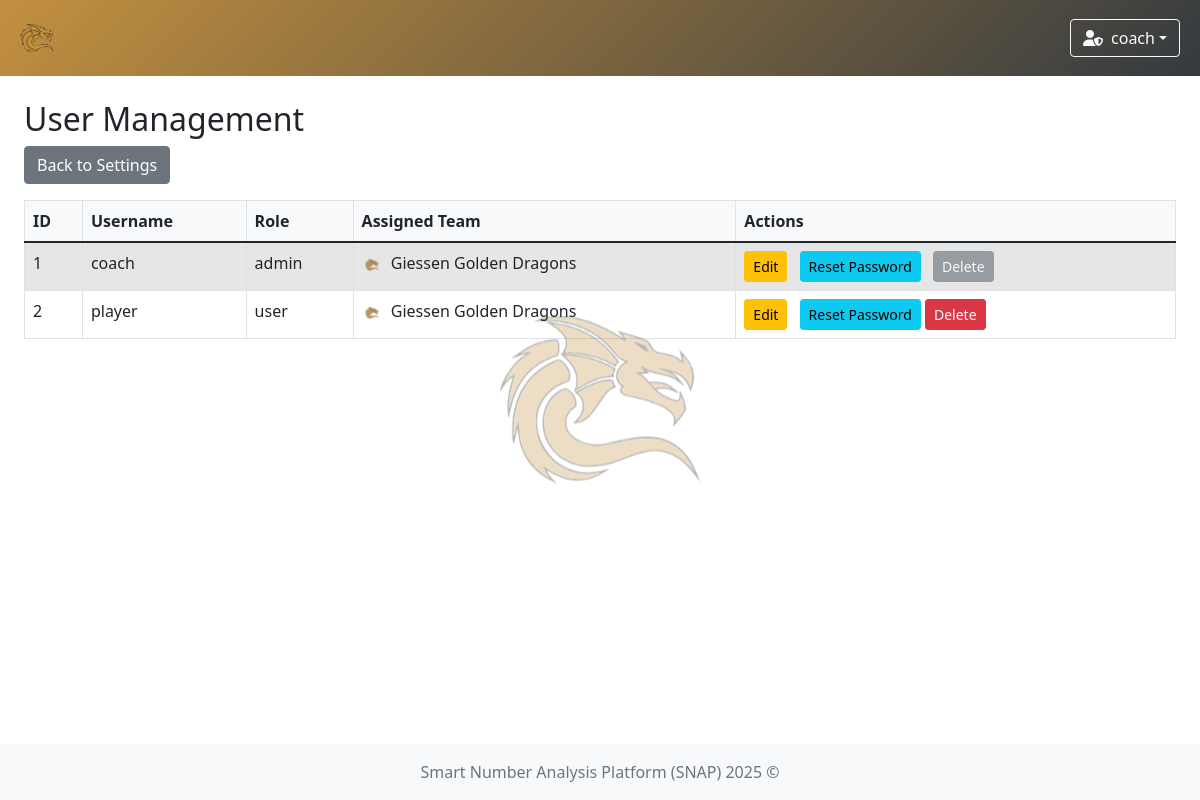
Screenshot of /users (signed in) with the database file from the repository.
### app/models/team.py (models this page shows)
class TeamModel(db.Model):
    __tablename__ = 'teams'
    id = db.Column(db.Integer, primary_key=True)
    name = db.Column(db.String(100), nullable=False, unique=True)  # prevent duplicate team names
    icon = db.Column(db.String(300), nullable=False)  # longer path for future-proofing
    primary_color = db.Column(db.String(20), nullable=False)
    secondary_color = db.Column(db.String(20), nullable=False)

### app/models/user.py (models this page shows)
class UserModel(db.Model, UserMixin):
    __tablename__ = 'user'
    id = db.Column(db.Integer, primary_key=True)
    username = db.Column(db.String(80), unique=True, nullable=False)
    password = db.Column(db.String(120), nullable=False)
    role = db.Column(db.String(10), nullable=False, default='user')
    team_id = db.Column(db.Integer, db.ForeignKey('teams.id'))
    team = db.relationship('TeamModel', backref='users')

### app/controllers/user_management.py (the view)
    @login_required
    def user_list(self):
        users = UserModel.query.all()
        return render_template('user/user_list.html', users=users)

### app/controllers/user.py (called while the page is built)
    @staticmethod
    def load_user(user_id):
        return UserModel.query.get(int(user_id))

### run.py (called while the page is built)
    def _inject_context(self) -> None:
        @self.app.context_processor
        def inject_teams() -> dict:
            try:
                teams = TeamModel.query.all()
                return dict(teams=teams)
            except Exception as e:
                print(f"[!] Error injecting teams: {str(e)} ({type(e).__name__})")
                return dict(teams=[])

### app/templates/user/user_list.html (shortened to what this page needs)
{% extends "system/base.html" %}
{% block content %}
<h2>User Management</h2>
<a href="{{ url_for('settings') }}" class="btn btn-secondary mb-3">Back to Settings</a>
<div class="table-responsive">
    <table class="table table-striped table-bordered">
        <thead>
            <tr>
                <th>ID</th>
                <th>Username</th>
                <th>Role</th>
                <th>Assigned Team</th>
                <th>Actions</th>
            </tr>
        </thead>
        <tbody>
            {% for user in users %}
            <tr>
                <td>{{ user.id }}</td>
                <td>{{ user.username }}</td>
                <td>{{ user.role }}</td>
                <td>
                    {% if user.team %}
                        <img src="{{ user.team.icon }}" alt="{{ user.team.name }} icon" style="height:20px; margin-right:5px;">
                        {{ user.team.name }}
                    {% else %}
                        <span class="text-muted">None</span>
                    {% endif %}
                </td>
                <td>
                    {% if current_user.role == 'admin' %}
                        {% if current_user.id == user.id %}
                            <a href="{{ url_for('edit_user', user_id=user.id) }}" class="btn btn-sm btn-warning">Edit</a>
                            <a href="{{ url_for('reset_password', user_id=user.id) }}" class="btn btn-sm btn-info">Reset Password</a>
                            <button class="btn btn-sm btn-secondary" disabled>Delete</button>
                        {% else %}
                            <a href="{{ url_for('edit_user', user_id=user.id) }}" class="btn btn-sm btn-warning">Edit</a>
                            <a href="{{ url_for('reset_password', user_id=user.id) }}" class="btn btn-sm btn-info">Reset Password</a>
                            <form action="{{ url_for('delete_user', user_id=user.id) }}" method="POST" class="d-inline">
                                <button type="submit" class="btn btn-sm btn-danger" onclick="return confirm('Delete this user?')">Delete</button>
                            </form>
                        {% endif %}
                    {% endif %}
                </td>
            </tr>
            {% endfor %}
        </tbody>
    </table>
</div>
{% endblock %}

### app/templates/system/base.html (shortened to what this page needs)
<!DOCTYPE html>
<html lang="en">
<head>
    <link href="https://cdn.jsdelivr.net/npm/bootstrap@5.1.3/dist/css/bootstrap.min.css" rel="stylesheet"/>
    <link rel="stylesheet" href="https://cdn.jsdelivr.net/npm/bootstrap-icons@1.11.3/font/bootstrap-icons.css"/>
    <link rel="stylesheet" href="https://cdnjs.cloudflare.com/ajax/libs/font-awesome/6.5.0/css/all.min.css"/>
    <link href="https://cdn.jsdelivr.net/npm/select2@4.1.0-rc.0/dist/css/select2.min.css" rel="stylesheet"/>
    <link href="https://cdn.jsdelivr.net/npm/select2-bootstrap-5-theme@1.3.0/dist/select2-bootstrap-5-theme.min.css" rel="stylesheet"/>
    <link href="https://cdn.datatables.net/1.13.6/css/dataTables.bootstrap5.min.css" rel="stylesheet"/>
    <link rel="stylesheet" href="https://cdn.datatables.net/fixedcolumns/4.3.0/css/fixedColumns.bootstrap5.min.css"/>
    <link rel="stylesheet" href="{{ url_for('static', filename='styles.css') }}"/>
</head>
<body class="{% block body_class %}{% endblock %}">
{% if current_user.is_authenticated %}
    {% set ns = namespace(navbar_color='background: linear-gradient(135deg, #4b6cb7, #182848);', team_found=False) %}
    {% if current_user.team %}
        {% set ns.navbar_color = 'background: linear-gradient(135deg, ' ~ current_user.team.primary_color ~ ', #343a40);' %}
        {% set ns.team_found = True %}
    {% endif %}
    <nav class="navbar navbar-expand-lg navbar-dark" style="{{ ns.navbar_color }}">
        <div class="container-fluid position-relative">
            <a class="navbar-brand d-flex align-items-center" href="{{ url_for('index') }}">
                {% if current_user.team and ns.team_found %}
                    <img class="team-logo" src="{{ current_user.team.icon }}" alt="{{ current_user.team.name }} logo"/>
                {% else %}
                    <a href="{{ url_for('game_options') }}" class="btn btn-outline-light me-2" title="Home">
                        <i class="fas fa-home"></i>
                    </a>
                {% endif %}
            </a>
            <div class="ms-auto d-flex align-items-center">
                <div class="dropdown me-2">
                    <button class="btn btn-outline-light dropdown-toggle d-flex align-items-center" type="button"
                            id="userDropdown" data-bs-toggle="dropdown" aria-expanded="false">
                        {% if current_user.role == 'admin' %}
                            <i class="fas fa-user-shield me-2"></i>
                        {% else %}
                            <i class="fas fa-user me-2"></i>
                        {% endif %}
                        {{ current_user.username }}
                    </button>
                </div>
            </div>
        </div>
    </nav>
{% endif %}
{% if current_user.is_authenticated and current_user.team and current_user.team.icon %}
    <div class="watermark-wrapper">
        <img class="watermark-img" src="{{ current_user.team.icon }}" alt="Team Watermark">
    </div>
{% endif %}
<div class="content-wrapper">
    <div class="container-fluid mt-4 px-4">
        <div id="toast-container" class="toast-container position-fixed bottom-0 end-0 p-3" style="z-index: 1100;">
        </div>
        {% block content %}{% endblock %}
    </div>
</div>
<footer class="footer mt-auto py-3 bg-light">
    <div class="container text-center">
        <span class="text-muted">Smart Number Analysis Platform (SNAP) 2025 ©</span>
    </div>
</footer>
</body>
</html>

### app/static/styles.css (style rules this page uses)
.navbar { transition: background-color 0.5s ease; }
.team-logo { animation: fadeIn 0.5s ease, pulse 1s ease-in-out; width: 50px; height: auto; }
html, body { height: 100%; margin: 0; padding: 0; }
body { display: flex; flex-direction: column; min-height: 100vh; }
.content-wrapper { flex: 1 0 auto; }
.footer { flex-shrink: 0; background-color: #f8f9fa; padding: 1rem 0; margin-top: auto; }
.table-responsive { margin-top: 0 !important; overflow-x: auto; }
.btn + .btn { margin-left: 0.5rem; }
.table-responsive { overflow-x: auto; }
.table th, .table td { white-space: nowrap; padding: 0.5rem; }
.table thead th { background-color: #f8f9fa; font-weight: bold; }
.table-striped tbody tr:nth-of-type(odd) { background-color: rgba(0, 0, 0, 0.05); }
.watermark-wrapper { position: fixed; top: 50%; left: 50%; transform: translate(-50%, -50%); opacity: 0.3; z-index: 1; pointer-events: none; user-select: none; width: 100%; height: 100%; display: flex; justify-content: center; align-items: center; overflow: visible; }
.watermark-img { width:25vw; height: auto; object-fit: contain; }

### rows the page displays
TeamModel: team.icon (picture)
UserModel: username "coach", id "1", role "admin", team.icon (picture), team.name "Giessen Golden Dragons"
UserModel: id "2", username "player", role "user", team.icon (picture), team.name "Giessen Golden Dragons"
